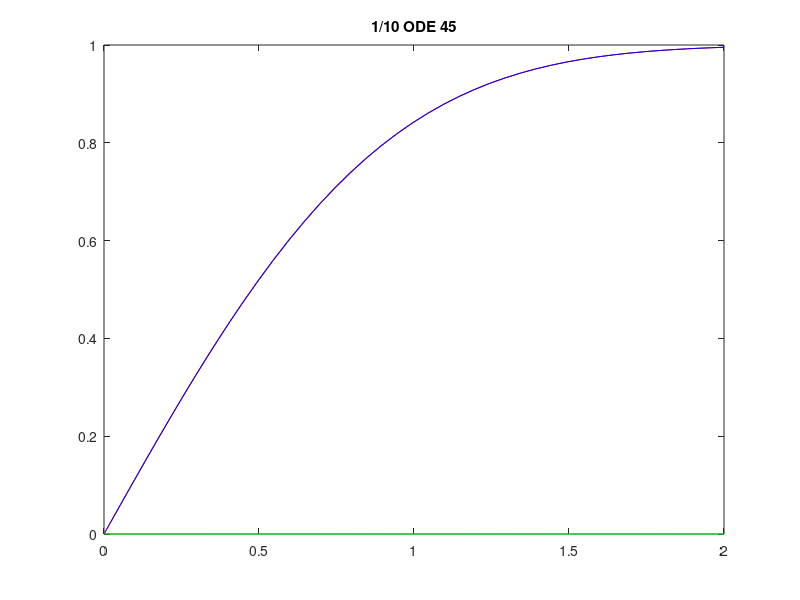
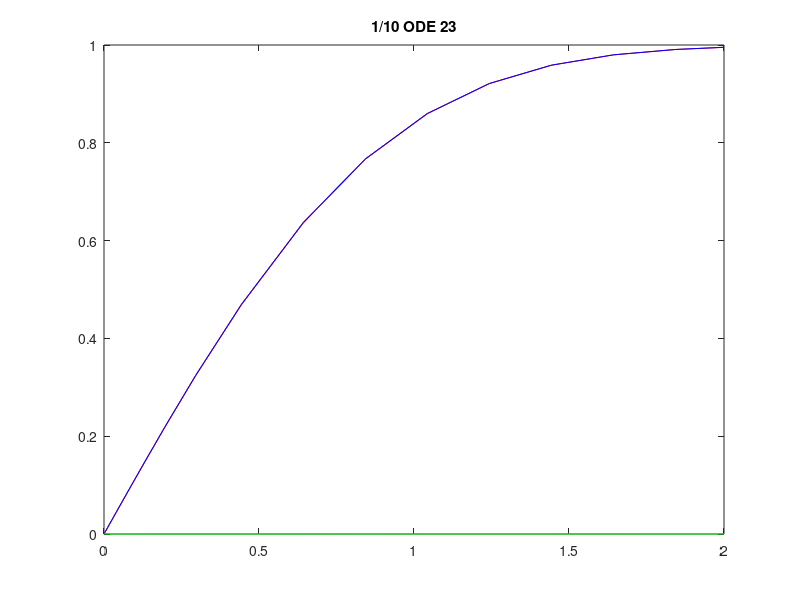

MATLAB code for these plots, in order: (Note: this script raises an error after producing the figures.)
f = @(x,y) (2*exp(-x^2))/sqrt(pi);
tspan = [0,2];
a = 0;

%% 7.b TOL 10^(-1)
options = odeset('RelTol', 10^(-1));
[x1,y1] = ode45(f,tspan, a, options);
figure;
z1 = erf(x1);
err = abs(z1-y1);
plot(x1,y1,'r',x1,z1,'b', x1, err,'g');
title('1/10 ODE 45');

%% 7.b TOL 10^(-1)
[x2,y2] = ode23(f,tspan, a, options);
figure;
z2 = erf(x2);
err = abs(z2-y2);
plot(x2,y2,'r',x2,z2,'b', x2, err,'g');
title('1/10 ODE 23');

%% 7.b TOL 10^(-1)
[x3,y3] = ode113(f,tspan, a, options);
figure;
z3 = erf(x3);
err = abs(z3-y3);
plot(x3,y3,'r', x3, z3,'b', x3, err,'g');
title('1/10 ODE 113');

%% 7.b TOL 10^(-3)
options = odeset('RelTol', 10^(-3));
[x1,y1] = ode45(f,tspan, a, options);
figure;
z1 = erf(x1);
err = abs(z1-y1);
plot(x1,y1,'r',x1,z1,'b', x1, err,'g');
title('1/10 ODE 45');

%% 7.b TOL 10^(-3)
[x2,y2] = ode23(f,tspan, a, options);
figure;
z2 = erf(x2);
err = abs(z2-y2);
plot(x2,y2,'r',x2,z2,'b', x2, err,'g');
title('1/10 ODE 23');

%% 7.b TOL 10^(-3)
[x3,y3] = ode113(f,tspan, a, options);
figure;
z3 = erf(x3);
err = abs(z3-y3);
plot(x3, y3,'r', x3, z3,'b', x3, err,'g');
title('1/10 ODE 113');

%% 7.b TOL 10^(-7)
options = odeset('RelTol', 10^(-7));
[x1,y1] = ode45(f,tspan, a, options);
figure;
z1 = erf(x1);
err = abs(z1-y1);
plot(x1,y1,'r',x1,z1,'b', x1, err,'g');
title('1/10 ODE 45');

%% 7.b TOL 10^(-7)
[x2,y2] = ode23(f,tspan, a, options);
figure;
z2 = erf(x2);
err = abs(z2-y2);
plot(x2,y2,'r',x2,z2,'b', x2, err,'g');
title('1/10 ODE 23');

%% 7.b TOL 10^(-7)
[x3,y3] = ode113(f,tspan, a, options);
figure;
z3 = erf(x3);
err = abs(z3-y3);
plot(x3, y3,'r', x3, z3,'b', x3, err,'g');
title('1/10 ODE 113');

%% 7.b TOL 10^(-10)
options = odeset('RelTol', 10^(-10));
[x1,y1] = ode45(f,tspan, a, options);
figure;
z1 = erf(x1);
err = abs(z1-y1);
plot(x1,y1,'r',x1,z1,'b', x1, err,'g');
title('1/10 ODE 45');

%% 7.b TOL 10^(-10)
[x2,y2] = ode23(f,tspan, a, options);
figure;
z2 = erf(x2);
err = abs(z2-y2);
plot(x2,y2,'r',x2,z2,'b', x2, err,'g');
title('1/10 ODE 23');

%% 7.b TOL 10^(-10)
[x3,y3] = ode113(f,tspan, a, options);
figure;
z3 = erf(x3);
err = abs(z3-y3);
plot(x3, y3,'r', x3, z3,'b', x3, err,'g');
title('1/10 ODE 113');

%% 7.b TOL 10^(-13)
options = odeset('RelTol', 10^(-13));
[x1,y1] = ode45(f,tspan, a, options);
figure;
z1 = erf(x1);
err = abs(z1-y1);
plot(x1,y1,'r',x1,z1,'b', x1, err,'g');
title('1/10 ODE 45');

%% 7.b TOL 10^(-13)
[x2,y2] = ode23(f,tspan, a, options);
figure;
z2 = erf(x2);
err = abs(z2-y2);
plot(x2,y2,'r',x2,z2,'b', x2, err,'g');
title('1/10 ODE 23');

%% 7.b TOL 10^(-13)
[x3,y3] = ode113(f,tspan, a, options);
figure;
z3 = erf(x3);
err = abs(z3-y3);
plot(x3, y3,'r', x3, z3,'b', x3, err,'g');
title('1/10 ODE 113');

